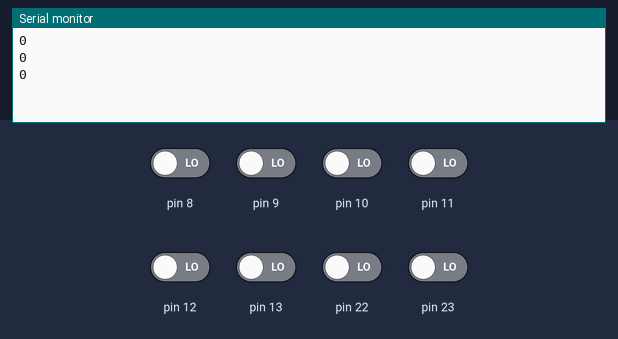
Recording of a sketch running on a simulated Arduino Uno, built with avr-gcc and run on an emulated ATmega328P. Shown: the last lines printed to the serial monitor. The test bench sets the inputs (shaded band); at power-on: pin 8–13, pin 22, pin 23 LOW.

Above: at 2.8 s.
2.9 s: pin 8 driven HIGH
At 3.8 s:
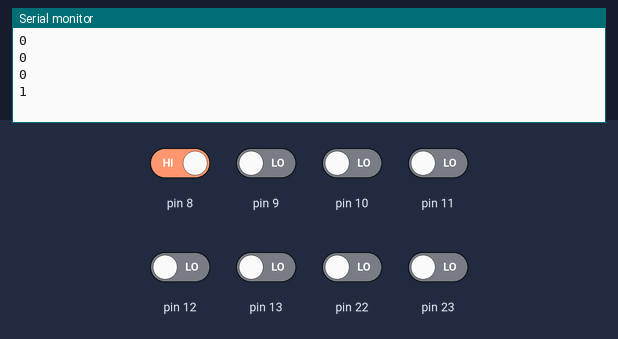
4.4 s: pin 9 driven HIGH
At 5.7 s:
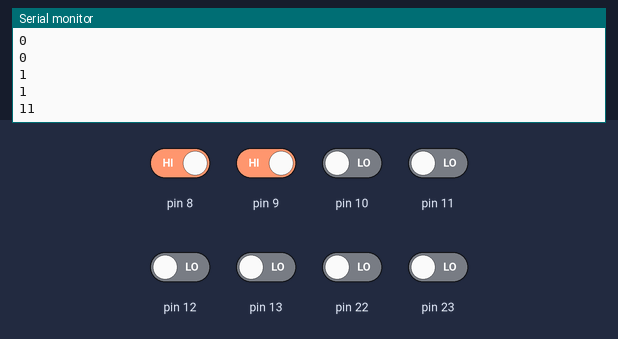
5.9 s: pin 10 driven HIGH
At 6.8 s:
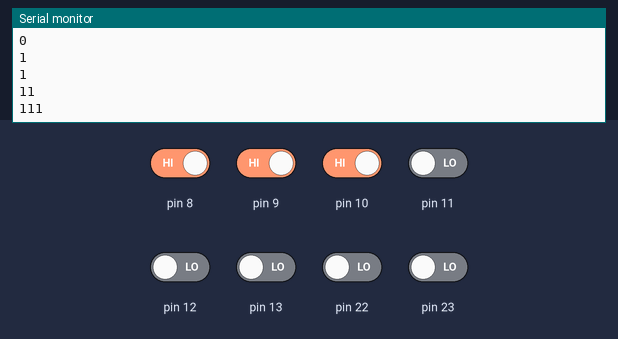
7.4 s: pin 11 driven HIGH
At 8.3 s:
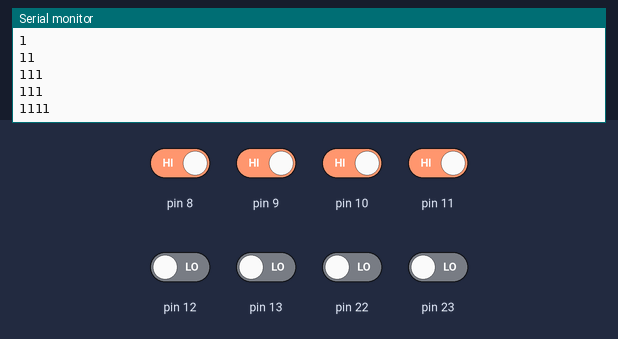
8.9 s: pin 12 driven HIGH
At 9.8 s:
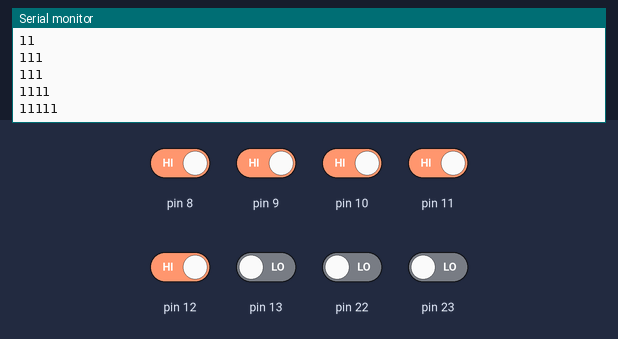
10.4 s: pin 13 driven HIGH
At 11.8 s:
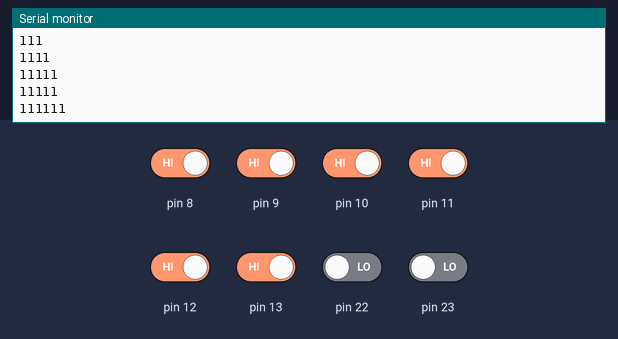
Timing chart, 0 to 12.9 s (numbered marks = the images above; inputs shaded):
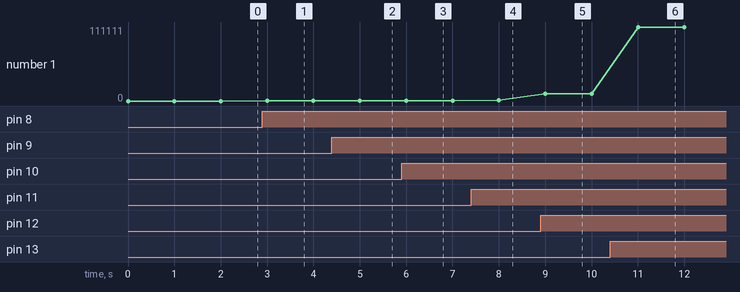

The sketch:

sketch_05_10_direct_read.ino
```cpp
// sketch_05_10_direct_read

byte state = 0;

void setup()
{
  DDRB = B00000000; // all inputs
  Serial.begin(9600);
}

void loop()
{
  Serial.println(PINB, 2);
  delay(1000);
}
```

Measured:
- after the input at 2.9 s, the serial monitor: prints a new line after 0.10 s (image 1)
- after the input at 4.4 s, the serial monitor: prints a new line after 0.60 s (image 2)
- after the input at 5.9 s, the serial monitor: prints a new line after 0.10 s (image 3)
- after the input at 7.4 s, the serial monitor: prints a new line after 0.60 s (image 4)
- after the input at 8.9 s, the serial monitor: prints a new line after 0.10 s (image 5)
- after the input at 10.4 s, the serial monitor: prints a new line after 0.60 s (image 6)
- plotted number 1: 0 → 1 after the input at 2.9 s, 1 → 11 after the input at 4.4 s, 11 → 111 after the input at 5.9 s, 111 → 1111 after the input at 7.4 s, 1111 → 11111 after the input at 8.9 s
